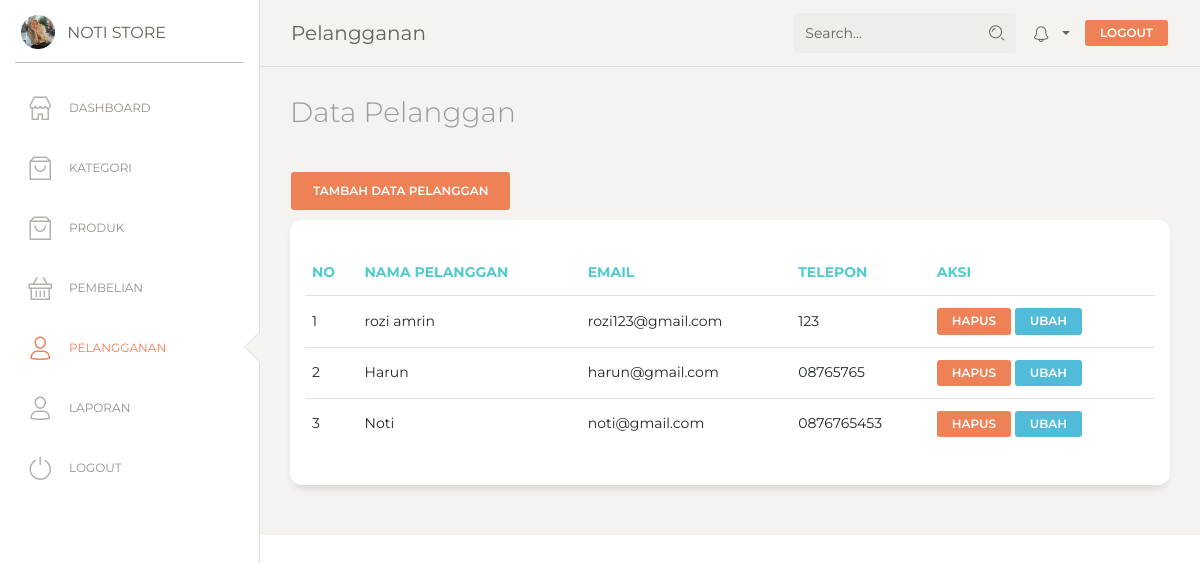
/admin/index.php?p=pelanggan (signed in), run on the app's committed database.
### tables this page shows
CREATE TABLE `tb_pelanggan` (
  `id_pelanggan` int(11) NOT NULL,
  `email_pelanggan` varchar(100) NOT NULL,
  `password_pelanggan` varchar(100) NOT NULL,
  `nama_pelanggan` varchar(100) NOT NULL,
  `telepon_pelanggan` varchar(25) NOT NULL,
  `alamat_pelanggan` varchar(100) NOT NULL
);

### admin/pelanggan/pelanggan.php (the view)
<h3 class="description">Data Pelanggan</h3>
<div class="row">
<div class="col-md-12">
  <a href="index.php?p=tambah_pelanggan" class="btn btn-danger">Tambah Data Pelanggan</a>
    <div class="card">
      <div class="card-header">
      </div>
      <div class="card-body">
        <div class="table-responsive">
          <table class="table">
            <thead class=" text-primary">
              <th>No</th>
              <th>Nama Pelanggan</th>
              <th>Email</th>
              <th>Telepon</th>
              <th>Aksi</th>
            </thead>
            <tbody>
              <?php
              $no = 1;
              $pelanggan = $conn->query("SELECT * FROM tb_pelanggan") or die(mysqli_error($conn));
              while($row = $pelanggan->fetch_assoc()) {
              ?>
              <tr>
              	<td><?= $no++; ?></td>
              	<td><?= $row['nama_pelanggan']; ?></td>
              	<td><?= $row['email_pelanggan']; ?></td>
              	<td><?= $row['telepon_pelanggan']; ?></td>
              	<td>
              		<a href="index.php?p=hapuspelanggan&id=<?= $row['id_pelanggan']; ?>" class="btn btn-danger btn-sm" onclick="return confirm('Yakin ?')">Hapus</a>
              		<a href="index.php?p=ubahpelanggan&id=<?= $row['id_pelanggan']; ?>" class="btn btn-info btn-sm">Ubah</a>
              	</td>
              </tr>
              <?php } ?>
            </tbody>
          </table>
        </div>
      </div>
    </div>
  </div>
  </div>

### data on the page
tb_pelanggan: nama_pelanggan "rozi amrin", email_pelanggan "rozi123@gmail.com", telepon_pelanggan "123"
tb_pelanggan: nama_pelanggan "Harun", email_pelanggan "harun@gmail.com", telepon_pelanggan "08765765"
tb_pelanggan: nama_pelanggan "Noti", email_pelanggan "noti@gmail.com", telepon_pelanggan "0876765453"
